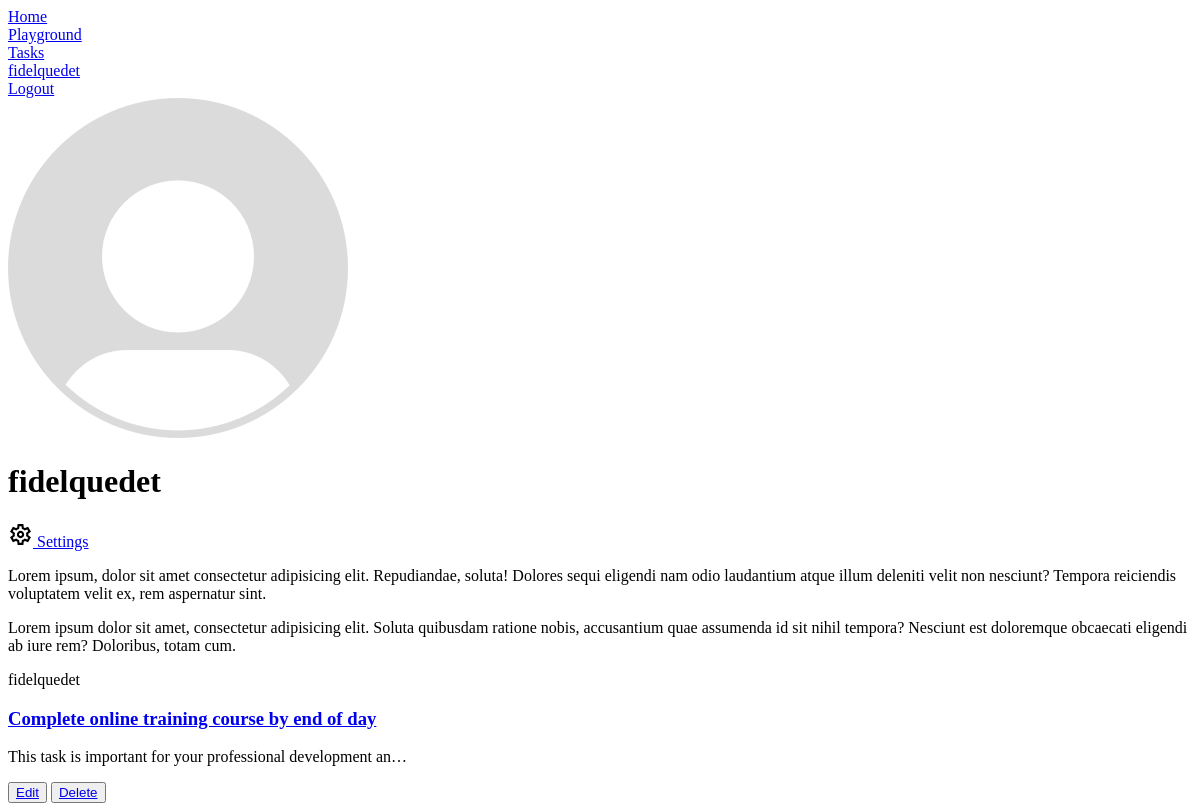
The app's page /accounts/profile/ (signed in), older data.
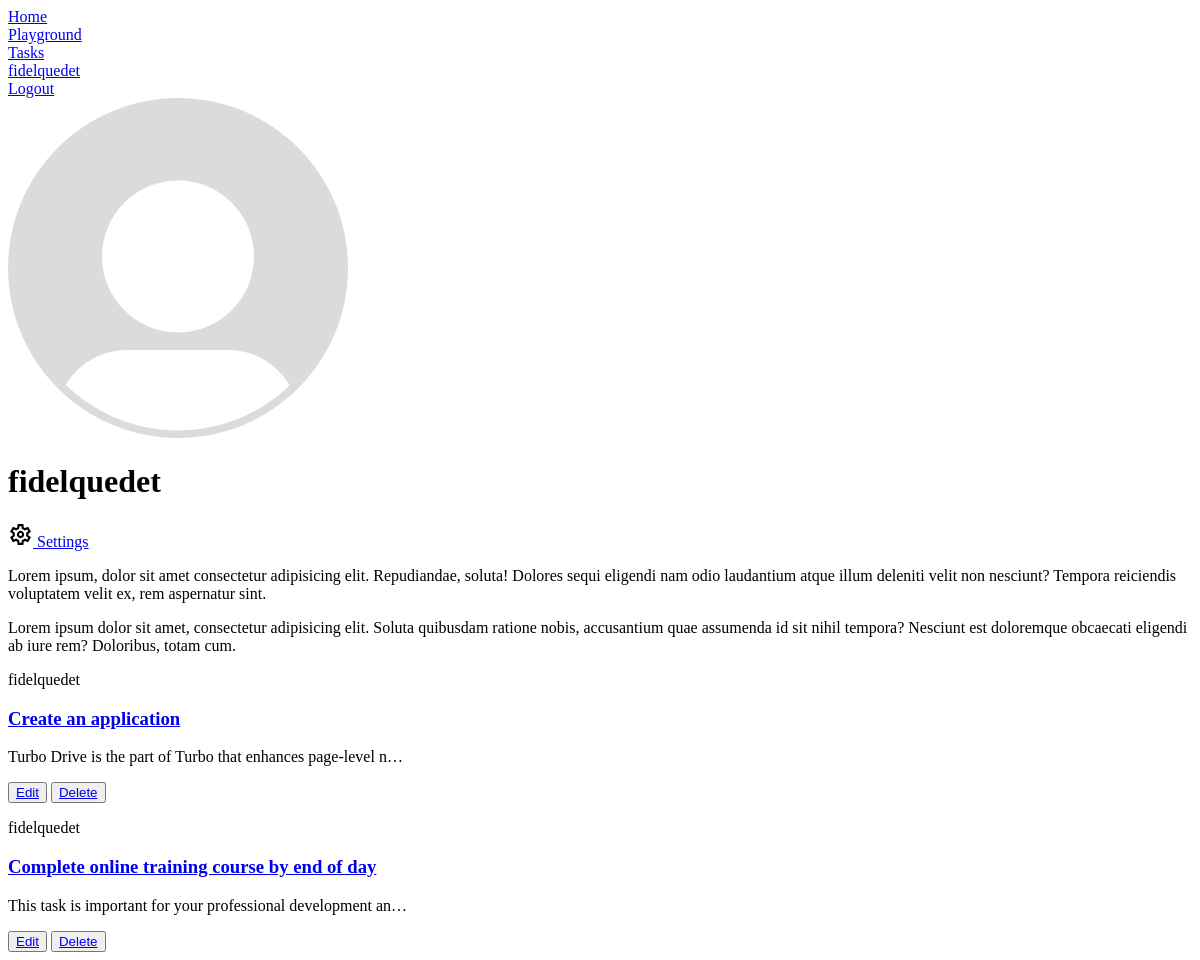
The same page, newer data.
### apps/accounts/models.py (models this page shows)
class User(AbstractUser):
    username = models.CharField(max_length=50, unique=True)
    email = models.EmailField('Email address', unique=True)
    profile = models.ImageField(
        blank=True, upload_to=get_profile_image_pathname, default='default/44884218_345707102882519_2446069589734326272_n.jpg')
    USERNAME_FIELD = 'email'
    REQUIRED_FIELDS = ['username']
    objects = UserManager()
    def __str__(self):
        return self.username

### apps/tasks/models.py (models this page shows, shortened)
class Task(models.Model):
    title = models.CharField(max_length=100, unique=True)
    description = models.TextField(blank=True, null=True)
    due_date = models.DateTimeField(default=timezone.now)
    owner = models.ForeignKey(
        User, on_delete=models.CASCADE, related_name='tasks')
    created = models.DateTimeField(auto_now_add=True)
    updated = models.DateTimeField(auto_now=True)
    class Meta:
        ordering = ['-created']
        indexes = [
            models.Index(fields=['-created'])
        ]

### apps/accounts/views.py (the view)
# urls.py: path('profile/', ProfileView.as_view(), name='profile'),
class ProfileView(LoginRequiredMixin, TemplateView):
    template_name = 'accounts/user/profile.html'

### templates/accounts/user/profile.html (shortened to what this page needs)
{% extends 'base.html' %}
{% block content %}
    <div class="mb-12">
        <div class="border-b py-4 mb-4">
            <header class="grid grid-cols-6 gap-8 w-full max-w-4xl mx-auto">
                <picture class="col-start-1 col-end-2 flex justify-end">
                    <img class="w-30 h-30 rounded-full" src="{{ request.user.profile.url }}" alt="{{ request.user.profile.url }}">
                </picture>
                <div class="col-start-2 col-end-[-1] ">
                    <div class="flex items-center justify-between">
                        <h1 class="text-4xl mb-4">
                            {{ request.user.username }}
                        </h1>
                        <a href="{% url 'accounts:settings' %}" class="flex items-center gap-2 border py-2 px-2 rounded">
                            <span>
                                Settings
                            </span>
                        </a>
                    </div>
                    <div>
                        <p>Lorem ipsum, dolor sit amet consectetur adipisicing elit. Repudiandae, soluta! Dolores sequi eligendi nam odio laudantium atque illum deleniti velit non nesciunt? Tempora reiciendis voluptatem velit ex, rem aspernatur sint.</p>
                    </div>
                </div>
            </header>
        </div>
        <p>Lorem ipsum dolor sit amet, consectetur adipisicing elit. Soluta quibusdam ratione nobis, accusantium quae assumenda id sit nihil tempora? Nesciunt est doloremque obcaecati eligendi ab iure rem? Doloribus, totam cum.</p>
    </div>
    <div class="flex flex-col gap-4">
        {% for task in request.user.tasks.all %}
            {% include 'tasks/task_detail.html' %}
        {% empty %}
        <p>You haven't created any tasks yet</p>
        {% endfor %}
    </div>
{% endblock %}

### templates/base.html (shortened to what this page needs)
{% load webpack_loader static %}
<!DOCTYPE html>
<html lang="en">
<head>
</head>
<body>
    <header class="w-full h-20 flex items-center border-b">
        <nav class="w-full max-w-6xl mx-auto flex items-center justify-between px-4">
            <div>
                <div>
                    <a href="/">Home</a>
                </div>
            </div>
            <div class="flex items-center gap-4">
                <div>
                    <a href="{% url 'tasks:playground' %}">Playground</a>
                </div>
                <div>
                    <a href="{% url 'tasks:task-list' %}">Tasks</a>
                </div>
                {% if request.user.is_authenticated %}
                <div>
                    <a href="{% url 'accounts:profile' %}">{{ request.user.username }}</a>
                </div>
                <div>
                    <a href="{% url 'accounts:logout' %}">Logout</a>
                </div>
                {% endif %}
            </div>
        </nav>
    </header>
    <main>
        <div class="w-full max-w-6xl mx-auto py-4 px-4">
            {% block content %}
            {% endblock %}
        </div>
    </main>
</body>
</html>

### templates/tasks/task_detail.html
{% if use_turbo_frame %}
<turbo-frame id="task-detail-{{ task.pk }}">
    {% include 'components/task_detail_inner.html' %}
</turbo-frame>
{% else %}
    {% include 'components/task_detail_inner.html' %}
{% endif %}

### templates/components/task_detail_inner.html
<div class="flex flex-col gap-2 border px-4 py-4">
  <header>
      <p>{{ task.owner }}</p>
      <h3 class="text-2xl">
          <a href="{% url 'tasks:task-detail' task.pk %}" data-turbo-frame="_top">{{ task.title }}</a>
      </h3>
  </header>
  {% if task.description %}
    <p class="text-gray-700">
        {{ task.description|truncatechars:60 }}
    </p>
  {% endif %}
  {% if request.user == task.owner %}
  <footer class="">
      {% if perms.tasks.change_task %}
      <button><a href="{% url 'tasks:task-edit' task.pk %}" class="btn-blue">Edit</a></button>
      {% endif %}
      {% if perms.tasks.delete_task %}
      <button><a href="{% url 'tasks:task-delete' task.pk %}" class="btn-red">Delete</a></button>
      {% endif %}
  </footer>
  {% endif %}
</div>

Row changes from the older to the newer data that the page shows:
added Task: owner "fidelquedet", title "Create an application", description "Turbo Drive is the part of Turbo that enhances page-level n…", shows "Edit", shows "Delete"
